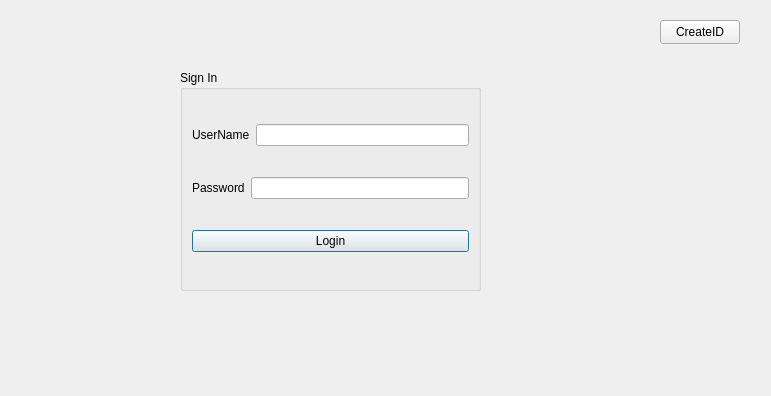
<?xml version="1.0" encoding="UTF-8"?>
<ui version="4.0">
 <class>secWindow</class>
 <widget class="QDialog" name="secWindow">
  <property name="geometry">
   <rect>
    <x>0</x>
    <y>0</y>
    <width>771</width>
    <height>396</height>
   </rect>
  </property>
  <property name="windowTitle">
   <string>Dialog</string>
  </property>
  <widget class="QGroupBox" name="groupBox">
   <property name="geometry">
    <rect>
     <x>180</x>
     <y>70</y>
     <width>301</width>
     <height>221</height>
    </rect>
   </property>
   <property name="title">
    <string>Sign In</string>
   </property>
   <layout class="QHBoxLayout" name="horizontalLayout_3">
    <item>
     <layout class="QVBoxLayout" name="verticalLayout">
      <item>
       <layout class="QHBoxLayout" name="horizontalLayout_2">
        <item>
         <widget class="QLabel" name="label">
          <property name="text">
           <string>UserName</string>
          </property>
         </widget>
        </item>
        <item>
         <widget class="QLineEdit" name="lineEdit_username"/>
        </item>
       </layout>
      </item>
      <item>
       <layout class="QHBoxLayout" name="horizontalLayout">
        <item>
         <widget class="QLabel" name="label_2">
          <property name="text">
           <string>Password</string>
          </property>
         </widget>
        </item>
        <item>
         <widget class="QLineEdit" name="lineEdit_password">
          <property name="echoMode">
           <enum>QLineEdit::Password</enum>
          </property>
         </widget>
        </item>
       </layout>
      </item>
      <item>
       <widget class="QPushButton" name="pushButton">
        <property name="text">
         <string>Login</string>
        </property>
       </widget>
      </item>
     </layout>
    </item>
   </layout>
  </widget>
  <widget class="QPushButton" name="createButton">
   <property name="geometry">
    <rect>
     <x>660</x>
     <y>20</y>
     <width>80</width>
     <height>24</height>
    </rect>
   </property>
   <property name="text">
    <string>CreateID</string>
   </property>
  </widget>
 </widget>
 <resources/>
 <connections/>
</ui>
